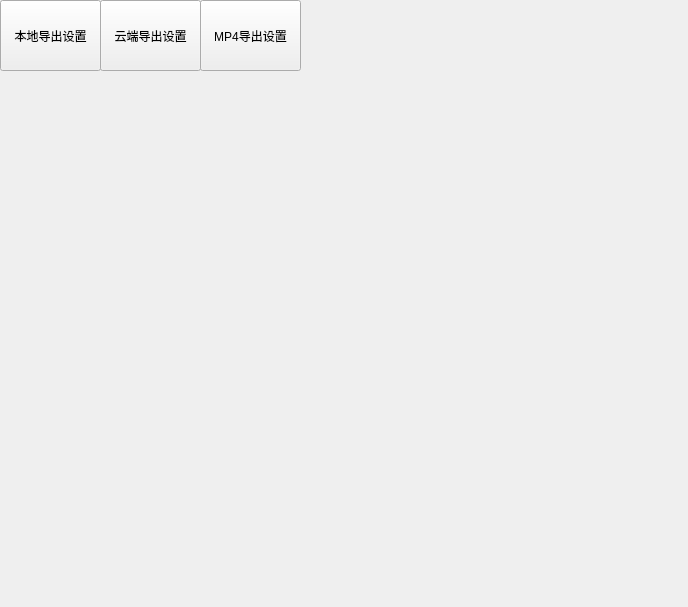
<?xml version="1.0" encoding="UTF-8"?>
<ui version="4.0">
 <class>HToolBar</class>
 <widget class="QWidget" name="HToolBar">
  <property name="geometry">
   <rect>
    <x>0</x>
    <y>0</y>
    <width>688</width>
    <height>607</height>
   </rect>
  </property>
  <property name="windowTitle">
   <string>HToolBar</string>
  </property>
  <widget class="QWidget" name="widgetTitle" native="true">
   <property name="geometry">
    <rect>
     <x>0</x>
     <y>0</y>
     <width>681</width>
     <height>71</height>
    </rect>
   </property>
   <widget class="QWidget" name="widgetTop" native="true">
    <property name="geometry">
     <rect>
      <x>0</x>
      <y>0</y>
      <width>681</width>
      <height>71</height>
     </rect>
    </property>
    <widget class="QToolButton" name="toolButton">
     <property name="geometry">
      <rect>
       <x>0</x>
       <y>0</y>
       <width>101</width>
       <height>71</height>
      </rect>
     </property>
     <property name="text">
      <string>本地导出设置</string>
     </property>
    </widget>
    <widget class="QToolButton" name="toolButton_2">
     <property name="geometry">
      <rect>
       <x>100</x>
       <y>0</y>
       <width>101</width>
       <height>71</height>
      </rect>
     </property>
     <property name="text">
      <string>云端导出设置</string>
     </property>
    </widget>
    <widget class="QToolButton" name="toolButton_3">
     <property name="geometry">
      <rect>
       <x>200</x>
       <y>0</y>
       <width>101</width>
       <height>71</height>
      </rect>
     </property>
     <property name="text">
      <string>MP4导出设置</string>
     </property>
    </widget>
   </widget>
  </widget>
  <widget class="QStackedWidget" name="stackedWidget">
   <property name="geometry">
    <rect>
     <x>0</x>
     <y>70</y>
     <width>681</width>
     <height>531</height>
    </rect>
   </property>
   <widget class="QWidget" name="page"/>
   <widget class="QWidget" name="page_2"/>
  </widget>
 </widget>
 <resources/>
 <connections/>
</ui>
